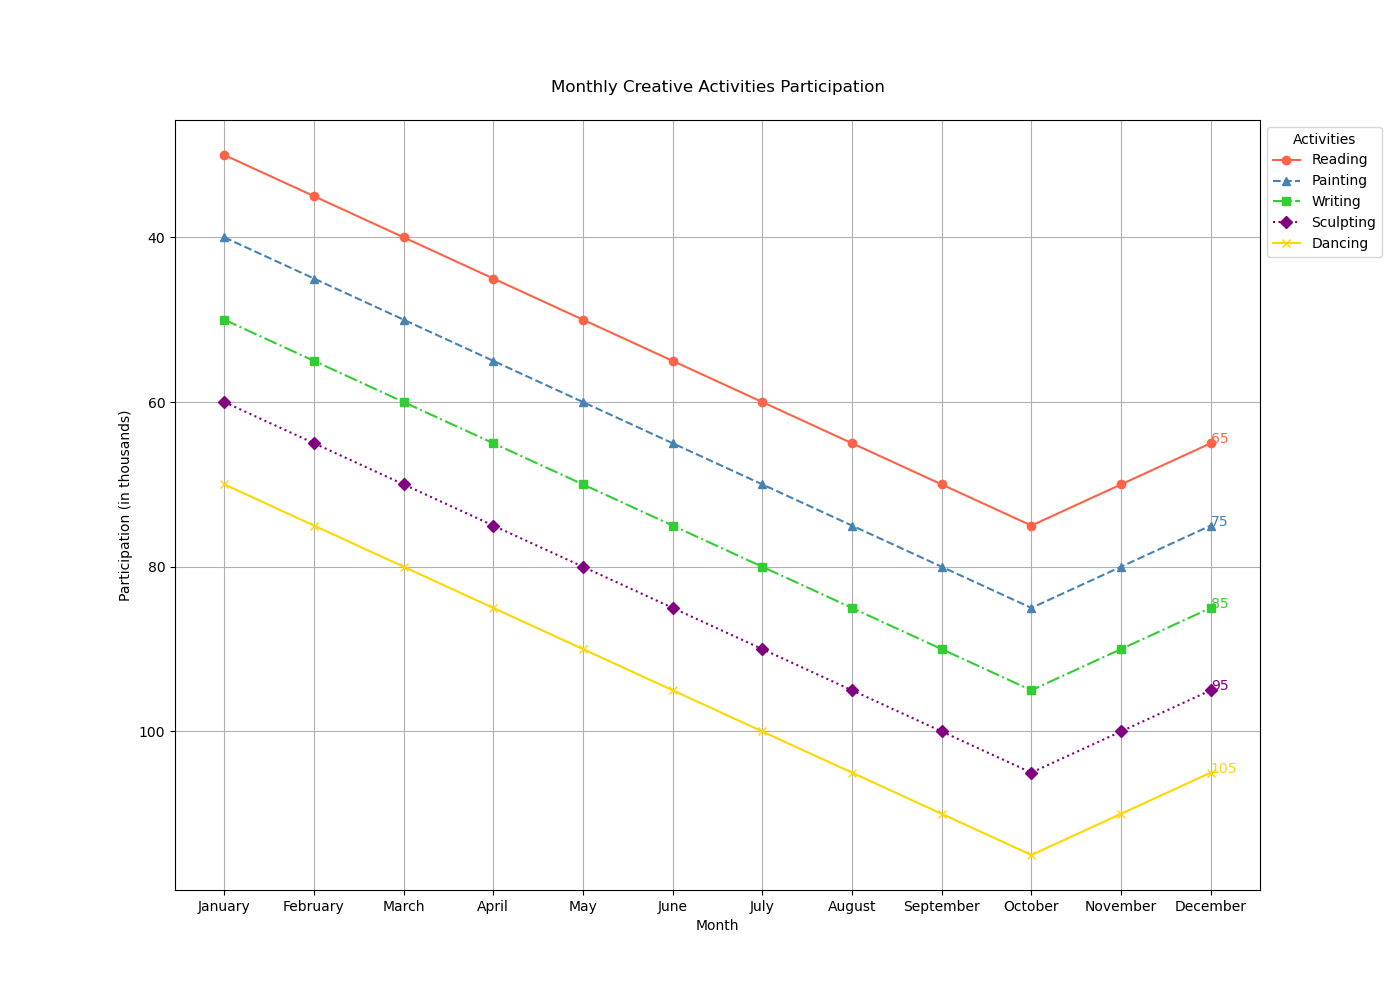

Write the Python code that produced this figure.

import matplotlib.pyplot as plt

data = [
    {'Month': 'January', 'Reading': 30, 'Painting': 40, 'Writing': 50, 'Sculpting': 60, 'Dancing': 70},
    {'Month': 'February', 'Reading': 35, 'Painting': 45, 'Writing': 55, 'Sculpting': 65, 'Dancing': 75},
    {'Month': 'March', 'Reading': 40, 'Painting': 50, 'Writing': 60, 'Sculpting': 70, 'Dancing': 80},
    {'Month': 'April', 'Reading': 45, 'Painting': 55, 'Writing': 65, 'Sculpting': 75, 'Dancing': 85},
    {'Month': 'May', 'Reading': 50, 'Painting': 60, 'Writing': 70, 'Sculpting': 80, 'Dancing': 90},
    {'Month': 'June', 'Reading': 55, 'Painting': 65, 'Writing': 75, 'Sculpting': 85, 'Dancing': 95},
    {'Month': 'July', 'Reading': 60, 'Painting': 70, 'Writing': 80, 'Sculpting': 90, 'Dancing': 100},
    {'Month': 'August', 'Reading': 65, 'Painting': 75, 'Writing': 85, 'Sculpting': 95, 'Dancing': 105},
    {'Month': 'September', 'Reading': 70, 'Painting': 80, 'Writing': 90, 'Sculpting': 100, 'Dancing': 110},
    {'Month': 'October', 'Reading': 75, 'Painting': 85, 'Writing': 95, 'Sculpting': 105, 'Dancing': 115},
    {'Month': 'November', 'Reading': 70, 'Painting': 80, 'Writing': 90, 'Sculpting': 100, 'Dancing': 110},
    {'Month': 'December', 'Reading': 65, 'Painting': 75, 'Writing': 85, 'Sculpting': 95, 'Dancing': 105}
]

months = [entry['Month'] for entry in data]

plt.figure(figsize=(14, 10))
activities = list(data[0].keys())[1:]

line_styles = ['-', '--', '-.', ':']
markers = ['o', '^', 's', 'D', 'x']
colors = ['#ff6347', '#4682b4', '#32cd32', '#800080', '#ffd700']

for i, activity in enumerate(activities):
    values = [entry[activity] for entry in data]
    plt.plot(months, values, label=activity, linestyle=line_styles[i % len(line_styles)], marker=markers[i % len(markers)], color=colors[i % len(colors)])
    plt.text(months[-1], values[-1], f'{values[-1]}', fontsize=10, color=colors[i % len(colors)])

plt.title('Monthly Creative Activities Participation', pad=20)
plt.xlabel('Month')
plt.ylabel('Participation (in thousands)')
plt.grid(True)
plt.legend(title='Activities', loc='upper left', bbox_to_anchor=(1, 1))
plt.gca().invert_yaxis()
plt.show()
